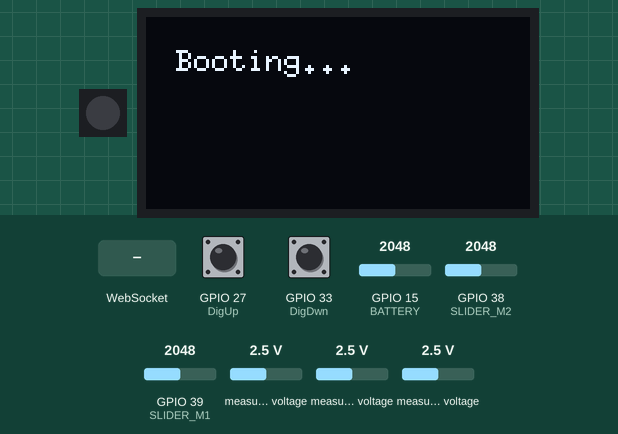
A sketch run on a simulated ESP32. On the bench: 1 RGB LEDs in strip order, left to right, 128×64 one-colour display. The test bench sets the inputs (shaded band); at power-on: GPIO 15 (BATTERY) = 2048, GPIO 27 (DigUp) HIGH, GPIO 33 (DigDwn) HIGH, GPIO 38 (SLIDER_M2) = 2048, GPIO 39 (SLIDER_M1) = 2048, measured voltage 2.5 V. Dim RGB values are drawn brighter than linear; WiFi joins after 1.5 s; servers stay silent unless stated; what the sketch prints to the serial monitor is not drawn.

Above: at 0.1 s.
3.8 s: WebSocket text "1" received
At 5.3 s:
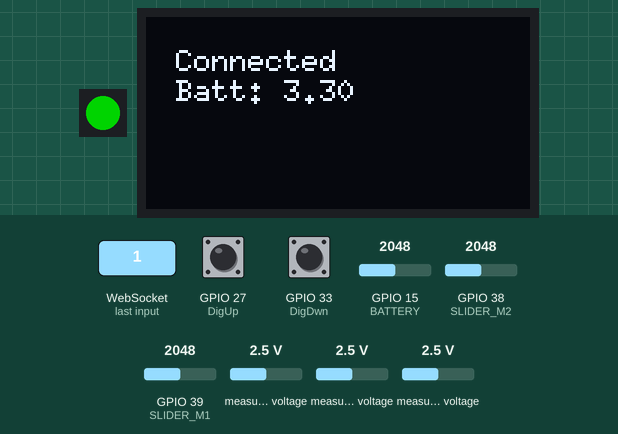
6.0 s: GPIO 15 (BATTERY) set to 2866
At 6.9 s:
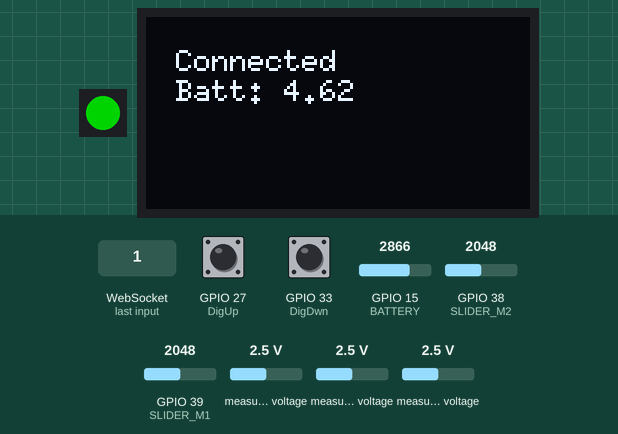
8.0 s: GPIO 15 (BATTERY) set to 3972
At 9.7 s:
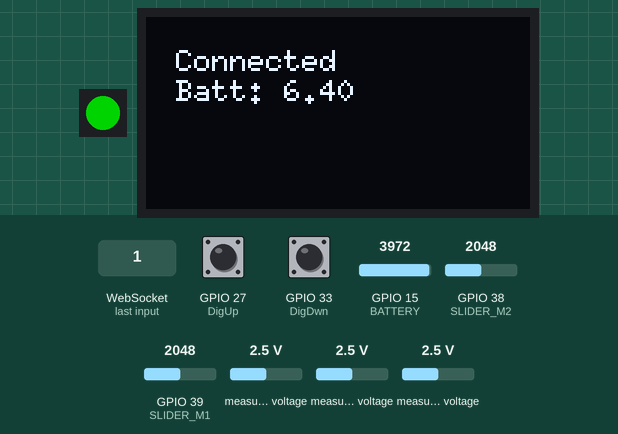
10.0 s: GPIO 15 (BATTERY) set to 1228
At 11.4 s:
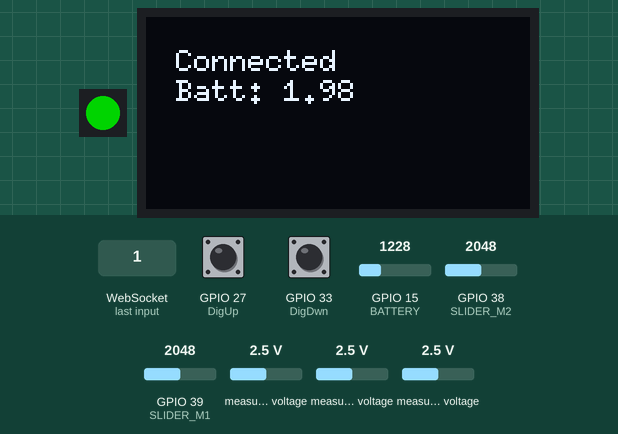
Timing chart, 0 to 13.0 s (numbered marks = the images above; inputs shaded):
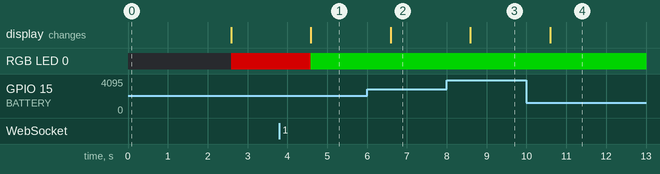

The sketch:

TestingRemoteFirmware.ino
```cpp
/*
 * Firmware for UKRMT KATS Testing Remote
 * Matt Ruffner
 * Damien Lawhorn
 *
 * March 2019
 * http://github.com/ukrmt/testingremote
 * http://github.com/ukrmt/marsbotcontrol
 */

#include <Arduino.h>
#include <U8g2lib.h> //OLED
#ifdef U8X8_HAVE_HW_SPI
#include <SPI.h>
#endif
#ifdef U8X8_HAVE_HW_I2C
#include <Wire.h>
#endif
#include <WiFi.h>
#include <WiFiMulti.h>
#include <WiFiClientSecure.h>
#include <WebSocketsClient.h>
#include <Adafruit_ADS1015.h>
#include <NeoPixelAnimator.h>
#include <NeoPixelBrightnessBus.h>
#include <NeoPixelBus.h>
#include <ArduinoJson.h>
#include "dictionary.h"

#define DigDwn 33
#define DigUp 27
#define OLEDUp 12
#define OLEDDwn 21
#define LED 5
#define SLIDER_M1 A3
#define SLIDER_M2 A2
#define SLIDER_M3 A1
#define SLIDER_M4 A0
#define SLIDER_EXC A5
#define SLIDER_OFL A4
#define BATTERY A13

#define UI_DISPLAY  1000
#define UI_LED      1000
#define UI_CONTROL  200
#define UI_WS       250
unsigned long lastDisplayUpdate = 0;
unsigned long lastLEDUpdate = 0;
unsigned long lastControlUpdate = 0;
unsigned long lastWSUpdate = 0;


WiFiMulti WiFiMulti;
WebSocketsClient webSocket;
U8G2_SH1106_128X64_NONAME_F_HW_I2C u8g2(U8G2_R0, /* reset=*/ U8X8_PIN_NONE);
NeoPixelBus<NeoRgbFeature, Neo800KbpsMethod> strip(1, LED);

RgbColor red(128,0,0);
RgbColor green(0,128,0);

Adafruit_ADS1115 ads;

#define USE_SERIAL Serial

// TODO: implement different display modes
int displayMode = 0;
int wsConnected = 0;

DynamicJsonDocument doc(1024);
DeserializationError error = deserializeJson(doc, DICTIONARY);


void hexdump(const void *mem, uint32_t len, uint8_t cols = 16) {
  const uint8_t* src = (const uint8_t*) mem;
  USE_SERIAL.printf("\n[HEXDUMP] Address: 0x%08X len: 0x%X (%d)", (ptrdiff_t)src, len, len);
  for(uint32_t i = 0; i < len; i++) {
    if(i % cols == 0) {
      USE_SERIAL.printf("\n[0x%08X] 0x%08X: ", (ptrdiff_t)src, i);
    }
    USE_SERIAL.printf("%02X ", *src);
    src++;
  }
  USE_SERIAL.printf("\n");
}

void webSocketEvent(WStype_t type, uint8_t * payload, size_t length) {

  switch(type) {
    case WStype_DISCONNECTED:
      USE_SERIAL.printf("[WSc] Disconnected!\n");
      wsConnected = 0;
      break;
    case WStype_CONNECTED:
      USE_SERIAL.printf("[WSc] Connected to url: %s\n", payload);
      wsConnected = 1;
      // send message to server when Connected
      //webSocket.sendTXT("subscribe comms.sent");
      break;
    case WStype_TEXT:
      USE_SERIAL.printf("[WSc] get text: %s\n", payload);

      // send message to server
      //webSocket.sendTXT("message here");
      //webSocket.sendTXT("message here");
      //object["id"] = 'contro.motor1speed';

      break;
    case WStype_BIN:
      USE_SERIAL.printf("[WSc] get binary length: %u\n", length);
      hexdump(payload, length);

      // send data to server
      // webSocket.sendBIN(payload, length);
      break;
    case WStype_ERROR:
    case WStype_FRAGMENT_TEXT_START:
    case WStype_FRAGMENT_BIN_START:
    case WStype_FRAGMENT:
    case WStype_FRAGMENT_FIN:
      break;
  }

}

void setup() {

  strip.Begin();
  strip.Show(); // Initialize all pixels to 'off'

  // USE_SERIAL.begin(921600);
  USE_SERIAL.begin(115200);

  //OLED Begin -- blank
  u8g2.begin();
  u8g2_prepare();
  u8g2.clearBuffer();
  u8g2.drawStr( 10, 10, "Booting...");
  u8g2.sendBuffer();

  //Serial.setDebugOutput(true);
  USE_SERIAL.setDebugOutput(true);

  USE_SERIAL.println();
  USE_SERIAL.println();
  USE_SERIAL.println();

  for(uint8_t t = 1; t > 0; t--) {
    USE_SERIAL.printf("[SETUP] BOOT WAIT %d...\n", t);
    USE_SERIAL.flush();
    delay(1000);
  }

  WiFiMulti.addAP("UKRMT", "trashcan");

  //WiFi.disconnect();
  while(WiFiMulti.run() != WL_CONNECTED) {
    delay(100);
  }

  // server address, port and URL
  webSocket.begin("192.168.1.150",1234, "/");

  // event handler
  webSocket.onEvent(webSocketEvent);

  // try ever 5000 again if connection has failed
  webSocket.setReconnectInterval(5000);

  // initialize i2c adc
  ads.begin();

  pinMode(LED, OUTPUT);
  pinMode(DigDwn, INPUT_PULLUP);
  pinMode(DigUp, INPUT_PULLUP);
  pinMode(OLEDDwn, INPUT_PULLUP);
  pinMode(OLEDUp, INPUT_PULLUP);
  pinMode(BATTERY, INPUT);
  pinMode(SLIDER_M1, INPUT);
  pinMode(SLIDER_M2, INPUT);
  pinMode(SLIDER_M3, INPUT);
  pinMode(SLIDER_M4, INPUT);
  pinMode(SLIDER_EXC, INPUT);
  pinMode(SLIDER_OFL, INPUT);
}

void u8g2_prepare(void) {
  u8g2.setFont(u8g2_font_6x10_tf);
  u8g2.setFontRefHeightExtendedText();
  u8g2.setDrawColor(1);
  u8g2.setFontPosTop();
  u8g2.setFontDirection(0);
}

void updateDisplay() {
  // TODO: switch display mode
  u8g2.clearBuffer();          // clear the internal memory
  if( wsConnected ){
    u8g2.drawStr(10,10,"Connected"); // write something to the internal memory
  } else {
    u8g2.drawStr(10,10,"Disconnected");
  }
  float battery = analogRead(BATTERY)/4095.0*2*3.3;
  String message = "Batt: " + String(battery);
  u8g2.drawStr(10,20,message.c_str());
  u8g2.sendBuffer();          // transfer internal memory to the display
}

void updateLED() {
  // TODO: switch LED state
  if( wsConnected ){
    strip.SetPixelColor(0, green); // Moderately bright green color.
    strip.Show();
  } else {
    strip.SetPixelColor(0, red); // Moderately bright red color.
    strip.Show();
  }
}

void updateControlValues() {
// old config
//  doc["control.motor1speed"] = ads.readADC_SingleEnded(1) >> 2;
//  delay(2);
//  doc["control.motor2speed"] = ads.readADC_SingleEnded(0) >> 2;
//  doc["control.motor3speed"] = analogRead(A2);
//  doc["control.motor4speed"] = analogRead(A3);

  // new config
  doc["control.motor1speed"] = analogRead(A2);
  doc["control.motor2speed"] = doc["control.motor1speed"];
  doc["control.motor3speed"] = analogRead(A3);
  doc["control.motor4speed"] = doc["control.motor3speed"];

  doc["control.offloadmotorspeed"] = ads.readADC_SingleEnded(1) >> 2;
  delay(2);
  doc["control.digmotorspeed"] = ads.readADC_SingleEnded(0) >> 2;
  delay(2);

  doc["control.digarmspeed"] = (digitalRead(DigDwn)==LOW) ? 0 : ((digitalRead(DigUp)==LOW) ? 4095 : 2000);
  doc["control.raisearmspeed"] = ads.readADC_SingleEnded(2) >> 2;
}

void sendState() {
  if( wsConnected ){
    String message;
    serializeJson(doc, message);
    webSocket.sendTXT(message);
  } else {
    String message;
    serializeJson(doc, message);
    Serial.println(message);
  }
}

void loop() {
  unsigned long n = millis();

  if( n-lastDisplayUpdate > UI_DISPLAY ){
    updateDisplay();
    lastDisplayUpdate = n;
  }

  if( n-lastLEDUpdate > UI_LED ){
    updateLED();
    lastLEDUpdate = n;
  }

  if( n-lastControlUpdate > UI_CONTROL ){
    updateControlValues();
    lastControlUpdate = n;
  }

  if( n-lastWSUpdate > UI_WS ){
    sendState();
    lastWSUpdate = n;
  }

  webSocket.loop();

}
```

dictionary.h
```cpp
#define DICTIONARY F("{'control.motor1speed': 0, 'control.motor2speed': 0, 'control.motor3speed': 0, 'control.motor4speed': 0, 'control.digmotorspeed': 0, 'control.offloadmotorspeed': 0, 'control.raisearmspeed': 0, 'sensors.digarmspeed': 0}")
```

Measured:
- after the input at 3.8 s, RGB LED 0: RGB(128, 0, 0) → RGB(0, 128, 0) after 0.79 s; the display: first changes after 0.79 s (image 1 shows a later state)
- after the input at 6.0 s, the display: changes after 0.59 s (image 2)
- after the input at 8.0 s, the display: changes after 0.59 s (image 3)
- after the input at 10.0 s, the display: changes after 0.60 s (image 4)
